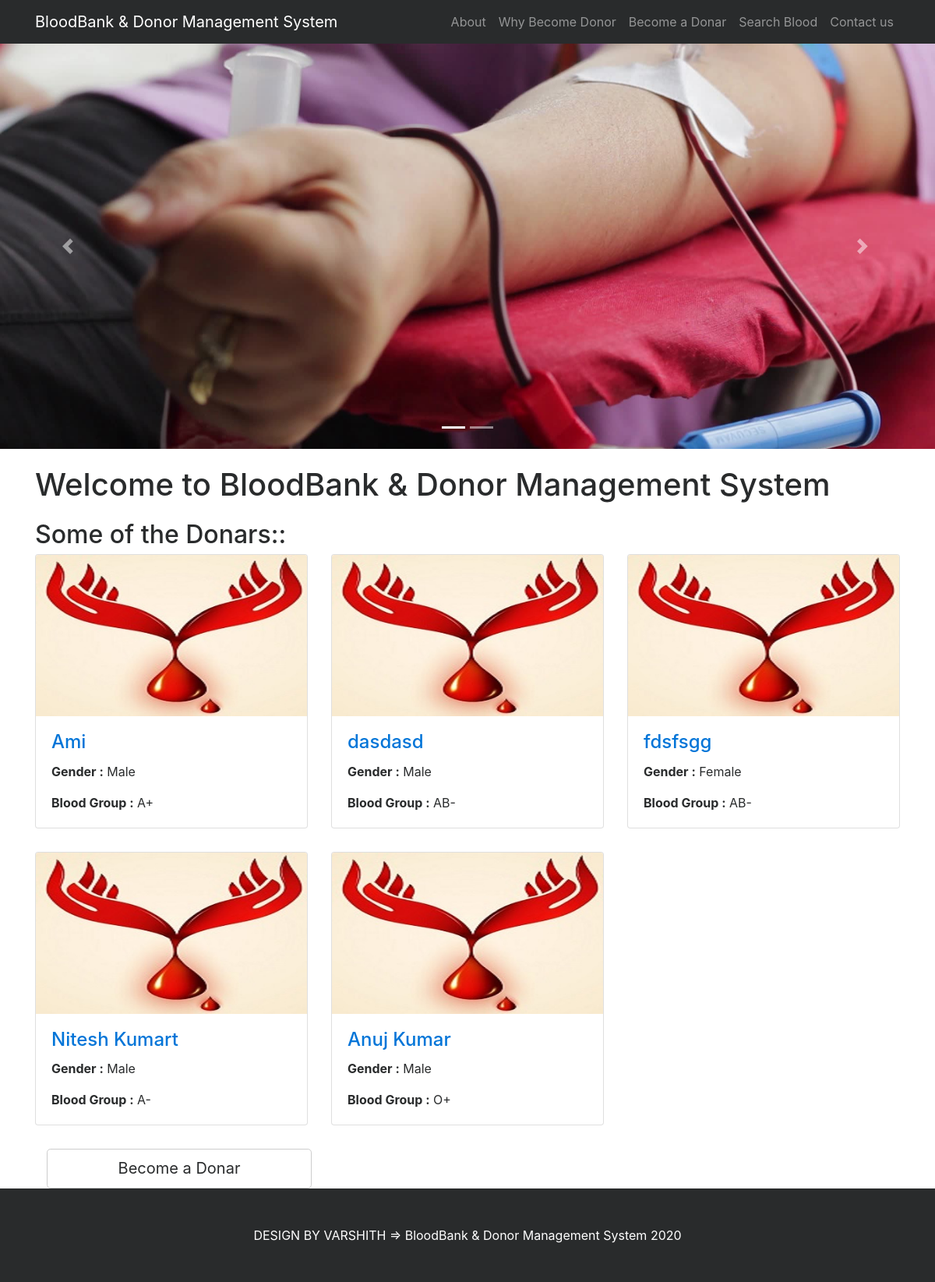
The page / on the database its author committed.
### tables this page shows
CREATE TABLE IF NOT EXISTS `tblblooddonars` (
  `id` int(11) NOT NULL,
  `FullName` varchar(100) DEFAULT NULL,
  `MobileNumber` char(11) DEFAULT NULL,
  `EmailId` varchar(100) DEFAULT NULL,
  `Gender` varchar(20) DEFAULT NULL,
  `Age` int(11) DEFAULT NULL,
  `BloodGroup` varchar(20) DEFAULT NULL,
  `Address` varchar(255) DEFAULT NULL,
  `Message` mediumtext,
  `PostingDate` timestamp NOT NULL DEFAULT CURRENT_TIMESTAMP,
  `status` int(1) DEFAULT NULL
);

### index.php (the view, shortened to what this page needs)
<?php
include('includes/config.php');
?>
<!DOCTYPE html>
<html lang="en">
<head>
    <link href="vendor/bootstrap/css/bootstrap.min.css" rel="stylesheet">
    <link href="vendor/font-awesome/css/font-awesome.min.css" rel="stylesheet" type="text/css">
    <link href="css/modern-business.css" rel="stylesheet">
</head>
<body>
<?php include('includes/header.php');?>
<?php include('includes/slider.php');?>
    <div class="container">
        <h1 class="my-4">Welcome to BloodBank & Donor Management System</h1>
        <h2>Some of the Donars::</h2>
        <div class="row">
                   <?php
$status=1;
$sql = "SELECT * from tblblooddonars where status=:status order by rand() limit 6";
$query = $dbh -> prepare($sql);
$query->bindParam(':status',$status,PDO::PARAM_STR);
$query->execute();
$results=$query->fetchAll(PDO::FETCH_OBJ);
if($query->rowCount() > 0)
{
foreach($results as $result)
{ ?>
            <div class="col-lg-4 col-sm-6 portfolio-item">
                <div class="card h-100">
                    <a href="#"><img class="card-img-top img-fluid" src="images/blood-donor.jpg" alt="" ></a>
                    <div class="card-block">
                        <h4 class="card-title"><a href="#"><?php echo htmlentities($result->FullName);?></a></h4>
<p class="card-text"><b>  Gender :</b> <?php echo htmlentities($result->Gender);?></p>
<p class="card-text"><b>Blood Group :</b> <?php echo htmlentities($result->BloodGroup);?></p>
                    </div>
                </div>
            </div>
            <?php }} ?>
            </div>
            <div class="col-md-4">
                <a class="btn btn-lg btn-secondary btn-block" href="become-donar.php">Become a Donar</a>
            </div>
        </div>
  <?php include('includes/footer.php');?>
</body>
</html>

### includes/header.php (shortened to what this page needs)
<nav class="navbar fixed-top navbar-toggleable-md navbar-inverse bg-inverse">
    <div class="container">
        <a class="navbar-brand" href="index.php">BloodBank & Donor Management System</a>
        <div class="collapse navbar-collapse" id="navbarExample">
            <ul class="navbar-nav ml-auto">
                <li class="nav-item">
                    <a class="nav-link" href="page.php?type=aboutus">About</a>
                </li>
                <li class="nav-item">
                    <a class="nav-link" href="page.php?type=donor">Why Become Donor</a>
                </li>
                <li class="nav-item">
                    <a class="nav-link" href="become-donar.php">Become a Donar</a>
                </li>
                 <li class="nav-item">
                    <a class="nav-link" href="search-donor.php">Search Blood</a>
                </li>
                  <li class="nav-item">
                    <a class="nav-link" href="contact.php">Contact us</a>
                </li>
            </ul>
        </div>
    </div>
</nav>

### includes/slider.php (shortened to what this page needs)
<header>
       <div id="carouselExampleIndicators" class="carousel slide" data-ride="carousel">
           <ol class="carousel-indicators">
               <li data-target="#carouselExampleIndicators" data-slide-to="0" class="active"></li>
               <li data-target="#carouselExampleIndicators" data-slide-to="1"></li>
           </ol>
           <div class="carousel-inner" role="listbox">
               <div class="carousel-item active" style="background-image: url('images/banner1.jpg')">
                   <div class="carousel-caption d-none d-md-block">
                   </div>
               </div>
           </div>
           <a class="carousel-control-prev" href="#carouselExampleIndicators" role="button" data-slide="prev">
               <span class="carousel-control-prev-icon" aria-hidden="true"></span>
           </a>
           <a class="carousel-control-next" href="#carouselExampleIndicators" role="button" data-slide="next">
               <span class="carousel-control-next-icon" aria-hidden="true"></span>
           </a>
       </div>
   </header>

### includes/footer.php
<footer class="py-5 bg-inverse">
      <div class="container">
          <p class="m-0 text-center text-white">DESIGN BY VARSHITH => BloodBank & Donor Management System 2020</p>
      </div>
  </footer>

### css/modern-business.css (style rules this page uses)
body { padding-top: 54px; }
@media (min-width: 992px) { body { padding-top: 56px; } }
.carousel-item { height: 65vh; min-height: 300px; background: no-repeat center center scroll; -webkit-background-size: cover; -moz-background-size: cover; -o-background-size: cover; background-size: cover; }
.portfolio-item { margin-bottom: 30px; }

### index.php (style rules this page uses)
.carousel-item.active, .carousel-item-next, .carousel-item-prev { display: block; }

### rows shown on the page
tblblooddonars: FullName "Ami", Gender "Male", BloodGroup "A+"
tblblooddonars: FullName "dasdasd", Gender "Male", BloodGroup "AB-"
tblblooddonars: FullName "fdsfsgg", Gender "Female", BloodGroup "AB-"
tblblooddonars: FullName "Nitesh Kumart", Gender "Male", BloodGroup "A-"
tblblooddonars: FullName "Anuj Kumar", Gender "Male", BloodGroup "O+"
